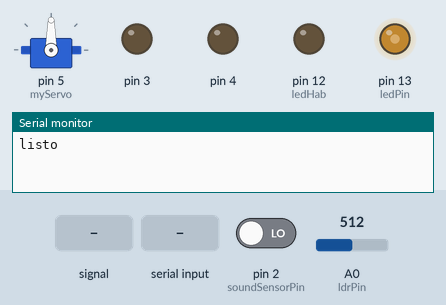
A sketch run on a simulated Arduino Uno, built with avr-gcc and run on an emulated ATmega328P. On the bench: servo, output pins drawn as LEDs (lit = HIGH), the last lines printed to the serial monitor. Dashed ring = blinking. Inputs (shaded band) come from the test bench; at power-on: A0 (ldrPin) = 512, pin 2 (soundSensorPin) LOW.

Above: at 1.5 s.
1.6 s: A0 (ldrPin) fed a 2 Hz sine of ±306 counts around its level
4.6 s: "a" received over the second serial link
At 4.85 s:
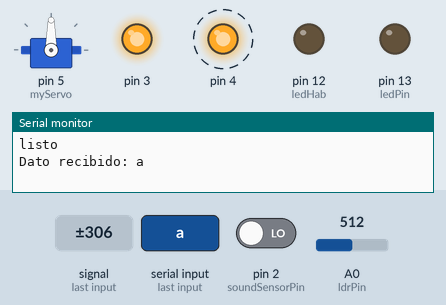
7.6 s: A0 (ldrPin) set to 900
10.6 s: "c" received over the second serial link
At 10.85 s:
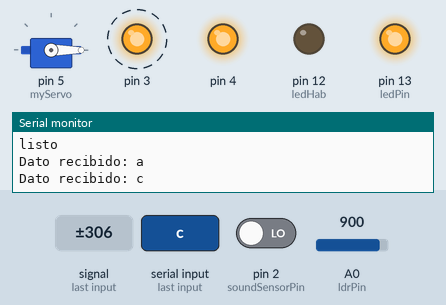
13.6 s: pin 2 (soundSensorPin) driven HIGH
At 16.1 s:
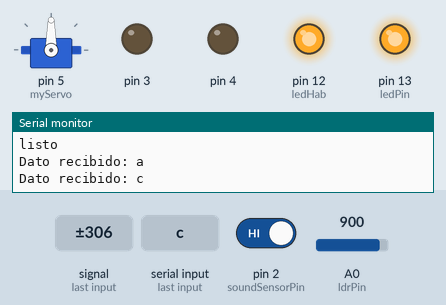
16.6 s: A0 (ldrPin) set to 885
At 17.1 s:
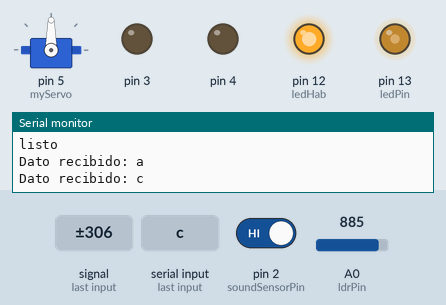
Timing chart, 0 to 19.1 s (numbered marks = the images above; inputs shaded):
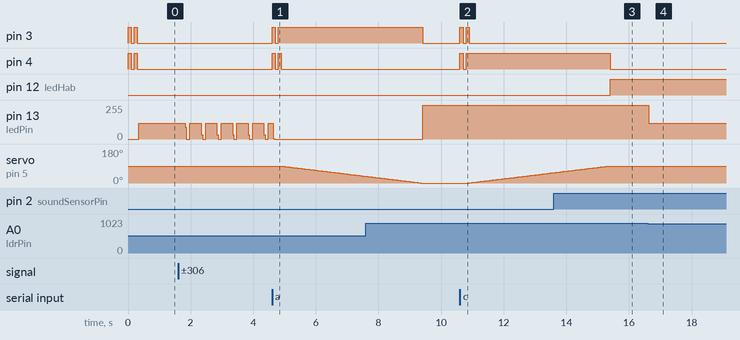

Measured:
- the behaviour switches between 900 and 899 on A0 (ldrPin) (found by bisection; images 3 and 4)
- after the input at 4.6 s, pin 3: LOW → HIGH at once, → LOW 0.10 s later, → HIGH 0.10 s later; pin 4: alternates HIGH for 0.10 s and LOW for 0.10 s, 4 changes in all, then stays LOW, starting at once; servo on pin 5 (myServo): moves from 90° to 36° over 2.7 s, starting after 0.30 s
- after the input at 10.6 s, pin 3: alternates HIGH for 0.10 s and LOW for 0.10 s, 4 changes in all, then stays LOW, starting at once; pin 4: LOW → HIGH at once, → LOW 0.10 s later, → HIGH 0.10 s later; servo on pin 5 (myServo): moves from 0° to 54° over 2.7 s, starting after 0.30 s
- after the input at 13.6 s, pin 12 (ledHab): LOW → HIGH after 1.8 s
- after the input at 16.6 s, pin 13 (ledPin): 255/255 → 117/255 at once

The sketch:

ComputacionGaraje.ino
```cpp
#include <DHT.h>
#include <DHT_U.h>
#include <Servo.h>
#include <SoftwareSerial.h>


const int ledPin = 13;
const int ldrPin = A0;
const int ledHab = 12;
const int soundSensorPin = 2; // Cambiado de LED a soundSensorLED
const int soundSensorLED = 12; // Cambiado de LED a soundSensorLED


Servo myServo;
SoftwareSerial miBT(10, 11);
char dato;


int analogPin = 0;
int valorLDR = 0;
int umbralNumber = 900;
int LED = 13;


void setup() {
  Serial.begin(9600);
  Serial.println("listo");
  miBT.begin(9600);
  pinMode(3, OUTPUT);
  pinMode(4, OUTPUT);
  myServo.attach(5);
  pinMode(ledPin, OUTPUT);
  pinMode(ldrPin, INPUT);
  pinMode(ledHab, OUTPUT);
  pinMode(LED, OUTPUT);
  pinMode(soundSensorPin, INPUT);
  pinMode(soundSensorLED, OUTPUT);


  onOffLeds();
}


void loop() {
  if (miBT.available()) {
    dato = miBT.read();
    Serial.print("Dato recibido: ");
    Serial.println(dato);


    onOffLeds();


    if (dato == 'a')
      abrirPuerta();
    else if (dato == 'c')
      cerrarPuerta();
    else if (dato == 'b')
      encenderLedHab();
    else if (dato == 'd')
      apagarLedHab();
  }


  int ldrStatus = analogRead(ldrPin);
  if (ldrStatus > 300) {
    digitalWrite(ledPin, HIGH);
  } else {
    digitalWrite(ledPin, LOW);
  }


  valorLDR = analogRead(analogPin);
  if (valorLDR >= umbralNumber) {
    digitalWrite(LED, HIGH);
  } else {
    digitalWrite(LED, LOW);
  }


  int statusSensor = digitalRead(soundSensorPin);
  if (statusSensor == 1) {
    digitalWrite(soundSensorLED, HIGH);
  } else {
    digitalWrite(soundSensorLED, LOW);
  }
}


void onOffLeds() {
  digitalWrite(3, HIGH);
  digitalWrite(4, HIGH);
  delay(100);
  digitalWrite(3, LOW);
  digitalWrite(4, LOW);
  delay(100);
  digitalWrite(3, HIGH);
  digitalWrite(4, HIGH);
  delay(100);
  digitalWrite(3, LOW);
  digitalWrite(4, LOW);
}


void cerrarPuerta() {
  digitalWrite(3, LOW);
  digitalWrite(4, HIGH);
  int angulo = 0;
  do {
    angulo = angulo + 1;
    myServo.write(angulo);
    delay(50);
  } while (angulo < 90);
  digitalWrite(3, LOW);
  digitalWrite(4, LOW);
}


void abrirPuerta() {
  digitalWrite(3, HIGH);
  digitalWrite(4, LOW);
  int angulo = 90;
  do {
    angulo = angulo - 1;
    myServo.write(angulo);
    delay(50);
  } while (angulo > 0);
  digitalWrite(3, LOW);
  digitalWrite(4, LOW);
}


void encenderLedHab() {
  digitalWrite(12, HIGH);
}


void apagarLedHab() {
  digitalWrite(12, LOW);
}
```
